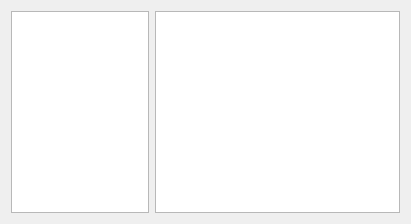
<?xml version="1.0" encoding="UTF-8"?>
<ui version="4.0">
 <class>PluginManagerWidget</class>
 <widget class="QWidget" name="PluginManagerWidget">
  <property name="geometry">
   <rect>
    <x>0</x>
    <y>0</y>
    <width>411</width>
    <height>224</height>
   </rect>
  </property>
  <layout class="QGridLayout" name="gridLayout_2">
   <item row="1" column="1">
    <widget class="QTextEdit" name="Description">
     <property name="enabled">
      <bool>true</bool>
     </property>
     <property name="focusPolicy">
      <enum>Qt::NoFocus</enum>
     </property>
     <property name="readOnly">
      <bool>true</bool>
     </property>
    </widget>
   </item>
   <item row="1" column="0">
    <widget class="QListView" name="PluginList">
     <property name="maximumSize">
      <size>
       <width>150</width>
       <height>16777215</height>
      </size>
     </property>
     <property name="focusPolicy">
      <enum>Qt::NoFocus</enum>
     </property>
    </widget>
   </item>
  </layout>
 </widget>
 <resources/>
 <connections/>
</ui>
